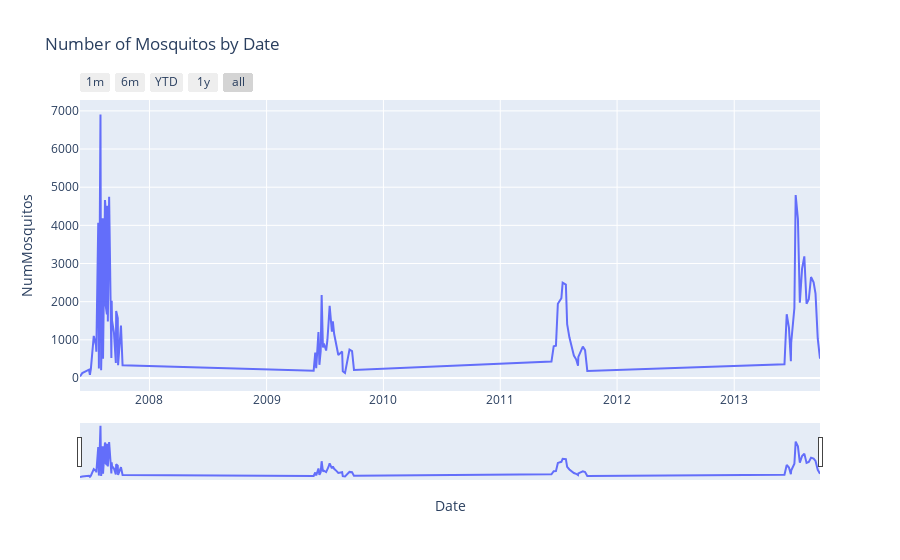

Here is the notebook cell this chart was saved with:
### Markdown cell above
#### Seasonality in Number of Mosquitos and WnvPresent

### Code cell
# plot time series showing seasonality of number of mosquitos

mos_wnv_by_date=pd.DataFrame(train.groupby('Date')[['NumMosquitos','WnvPresent']].sum()).reset_index()

fig = px.line(mos_wnv_by_date, x='Date', y='NumMosquitos',title='Number of Mosquitos by Date')

fig.update_xaxes(
    rangeslider_visible=True,
    rangeselector=dict(
        buttons=list([
            dict(count=1, label="1m", step="month", stepmode="backward"),
            dict(count=6, label="6m", step="month", stepmode="backward"),
            dict(count=1, label="YTD", step="year", stepmode="todate"),
            dict(count=1, label="1y", step="year", stepmode="backward"),
            dict(step="all")
        ])
    )
)

### Figure 1 — Plotly figure (JSON) as saved in the notebook; plotly's stock layout.template omitted (floating-point values rounded to 4 significant figures)
{"data": [{"hovertemplate": "Date=%{x}<br>NumMosquitos=%{y}<extra></extra>", "legendgroup": "", "line": {"color": "#636efa", "dash": "solid"}, "mode": "lines", "name": "", "orientation": "v", "showlegend": false, "type": "scatter", "x": ["2007-05-29T00:00:00", "2007-06-05T00:00:00", "2007-06-26T00:00:00", "2007-06-29T00:00:00", "2007-07-02T00:00:00", "2007-07-11T00:00:00", "2007-07-18T00:00:00", "2007-07-19T00:00:00", "2007-07-25T00:00:00", "2007-07-27T00:00:00", "2007-08-01T00:00:00", "2007-08-02T00:00:00", "2007-08-03T00:00:00", "2007-08-07T00:00:00", "2007-08-08T00:00:00", "2007-08-09T00:00:00", "2007-08-15T00:00:00", "2007-08-16T00:00:00", "2007-08-17T00:00:00", "2007-08-21T00:00:00", "2007-08-22T00:00:00", "2007-08-24T00:00:00", "2007-08-28T00:00:00", "2007-09-04T00:00:00", "2007-09-05T00:00:00", "2007-09-06T00:00:00", "2007-09-12T00:00:00", "2007-09-18T00:00:00", "2007-09-19T00:00:00", "2007-09-24T00:00:00", "2007-09-25T00:00:00", "2007-10-04T00:00:00", "2007-10-09T00:00:00", "2009-05-28T00:00:00", "2009-06-02T00:00:00", "2009-06-03T00:00:00", "2009-06-05T00:00:00", "2009-06-12T00:00:00", "2009-06-15T00:00:00", "2009-06-19T00:00:00", "2009-06-22T00:00:00", "2009-06-26T00:00:00", "2009-06-29T00:00:00", "2009-07-06T00:00:00", "2009-07-10T00:00:00", "2009-07-13T00:00:00", "2009-07-17T00:00:00", "2009-07-24T00:00:00", "2009-07-27T00:00:00", "2009-07-31T00:00:00", "2009-08-07T00:00:00", "2009-08-13T00:00:00", "2009-08-25T00:00:00", "2009-08-27T00:00:00", "2009-09-03T00:00:00", "2009-09-14T00:00:00", "2009-09-17T00:00:00", "2009-09-25T00:00:00", "2009-10-01T00:00:00", "2011-06-10T00:00:00", "2011-06-17T00:00:00", "2011-06-24T00:00:00", "2011-06-30T00:00:00", "2011-07-11T00:00:00", "2011-07-15T00:00:00", "2011-07-25T00:00:00", "2011-07-29T00:00:00", "2011-08-05T00:00:00", "2011-08-12T00:00:00", "2011-08-19T00:00:00", "2011-08-26T00:00:00", "2011-09-01T00:00:00", "2011-09-02T00:00:00", "2011-09-12T00:00:00", "2011-09-16T00:00:00", "2011-09-23T00:00:00", "2011-09-30T00:00:00", "2013-06-07T00:00:00", "2013-06-14T00:00:00", "2013-06-21T00:00:00", "2013-06-27T00:00:00", "2013-06-28T00:00:00", "2013-07-08T00:00:00", "2013-07-12T00:00:00", "2013-07-19T00:00:00", "2013-07-25T00:00:00", "2013-08-01T00:00:00", "2013-08-08T00:00:00", "2013-08-15T00:00:00", "2013-08-22T00:00:00", "2013-08-29T00:00:00", "2013-09-06T00:00:00", "2013-09-12T00:00:00", "2013-09-19T00:00:00", "2013-09-26T00:00:00"], "xaxis": "x", "y": [40, 127, 216, 85, 240, 1103, 853, 687, 4069, 247, 6904, 2898, 204, 1780, 4186, 507, 4661, 4555, 1915, 1667, 4512, 1478, 4748, 524, 2021, 1511, 1193, 392, 1756, 1570, 333, 1373, 333, 190, 663, 348, 257, 1204, 345, 701, 2171, 798, 903, 719, 996, 1369, 1893, 1215, 1482, 1159, 878, 602, 691, 175, 129, 563, 743, 702, 212, 429, 830, 846, 1944, 2091, 2497, 2449, 1408, 1065, 824, 589, 490, 319, 551, 734, 821, 728, 184, 360, 1670, 1319, 439, 923, 1833, 4796, 4168, 1974, 2865, 3188, 1946, 2063, 2645, 2510, 2210, 1030, 505], "yaxis": "y"}], "layout": {"legend": {"tracegroupgap": 0}, "title": {"text": "Number of Mosquitos by Date"}, "xaxis": {"anchor": "y", "domain": [0, 1], "rangeselector": {"buttons": [{"count": 1, "label": "1m", "step": "month", "stepmode": "backward"}, {"count": 6, "label": "6m", "step": "month", "stepmode": "backward"}, {"count": 1, "label": "YTD", "step": "year", "stepmode": "todate"}, {"count": 1, "label": "1y", "step": "year", "stepmode": "backward"}, {"step": "all"}]}, "rangeslider": {"visible": true}, "title": {"text": "Date"}}, "yaxis": {"anchor": "x", "domain": [0, 1], "title": {"text": "NumMosquitos"}}}}
